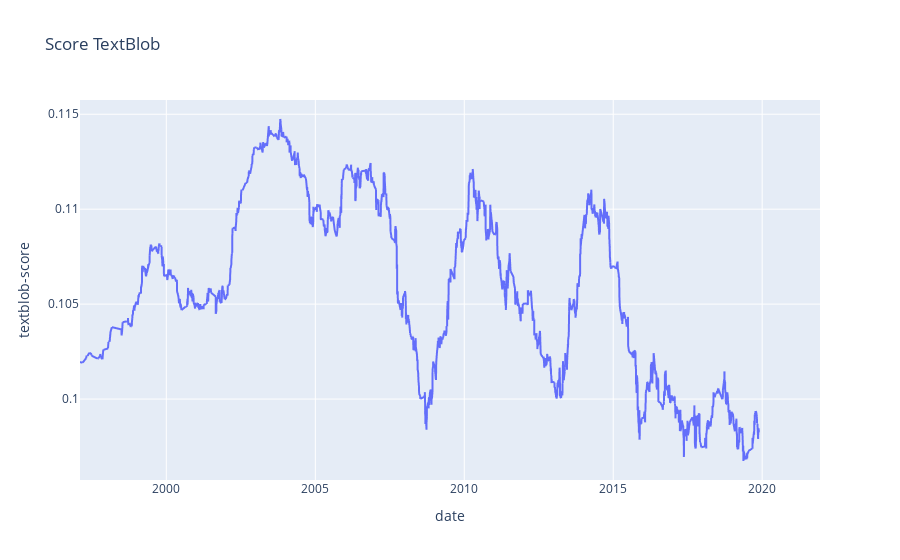

Notebook code cell kept with this figure:
### Code cell
#pour demander un input de la période
#val=int(input("Période en jours de la moyenne mobile :"))

val=180
fig=df.rolling(val, on="date").mean().plot(x="date",y="textblob-score",backend='plotly', title="Score TextBlob")

fig.show()

### Figure 1 — Plotly figure (JSON) as saved in the notebook; plotly's stock layout.template omitted (floating-point values rounded to 4 significant figures; data arrays with more than 128 entries replaced by an {"elided": "..."} marker saying what was removed)
{"data": [{"hovertemplate": "date=%{x}<br>textblob-score=%{y}<extra></extra>", "legendgroup": "", "line": {"color": "#636efa", "dash": "solid"}, "marker": {"symbol": "circle"}, "mode": "lines", "name": "", "showlegend": false, "type": "scattergl", "x": {"elided": "2334 str values"}, "xaxis": "x", "y": {"elided": "2334 float values"}, "yaxis": "y"}], "layout": {"autosize": true, "legend": {"tracegroupgap": 0}, "title": {"text": "Score TextBlob"}, "xaxis": {"anchor": "y", "autorange": true, "domain": [0, 1], "range": ["1997-02-07", "2021-12-10"], "title": {"text": "date"}, "type": "date"}, "yaxis": {"anchor": "x", "autorange": true, "domain": [0, 1], "range": [0.09574, 0.1158], "title": {"text": "textblob-score"}, "type": "linear"}}}
